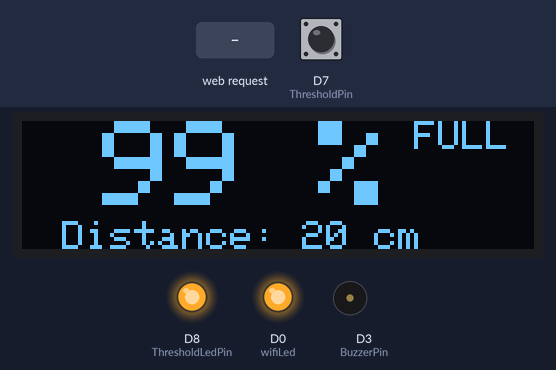
The sketch below on a simulated ESP8266 (NodeMCU). Shown: 128×32 one-colour display, output pins drawn as LEDs (lit = HIGH), buzzer (waves = sounding, pin HIGH). Inputs (shaded band) come from the test bench; at power-on: D7 (ThresholdPin) HIGH. WiFi joins after 1.5 s; servers stay silent unless stated; what the sketch prints to the serial monitor is not drawn.

Above: at 3.7 s.
3.8 s: HTTP request GET /waterLevelAsPer received
5.3 s: HTTP request GET /distance received
6.8 s: HTTP request GET /threshold received
Timing chart, 0 to 9.8 s (numbered marks = the images above; inputs shaded):
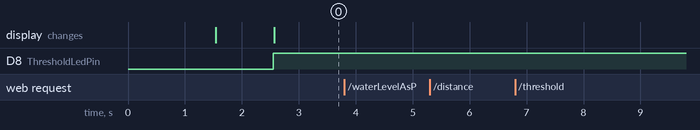

The sketch:

main.ino
```cpp
/*
 * Example
 *
 * If you encounter any issues:
 * - check the readme.md at https://github.com/sinricpro/esp8266-esp32-sdk/blob/master/README.md
 * - ensure all dependent libraries are installed
 * - see https://github.com/sinricpro/esp8266-esp32-sdk/blob/master/README.md#arduinoide
 * - see https://github.com/sinricpro/esp8266-esp32-sdk/blob/master/README.md#dependencies
 * - open serial monitor and check whats happening
 * - check full user documentation at https://sinricpro.github.io/esp8266-esp32-sdk
 * - visit https://github.com/sinricpro/esp8266-esp32-sdk/issues and check for existing issues or open a new one
 */

 // Custom devices requires SinricPro ESP8266/ESP32 SDK 2.9.6 or later

// Uncomment the following line to enable serial debug output
//#define ENABLE_DEBUG

/* Fill-in your Template ID (only if using Blynk.Cloud) */
#define BLYNK_TEMPLATE_ID "TMPL34xHrxouP"
#define BLYNK_TEMPLATE_NAME "Water Level Monitoring With ESP8266"
#define BLYNK_AUTH_TOKEN "P8Hwq-6EJlu8ge90TbW1lI-tCidvK1CY"

#ifdef ENABLE_DEBUG
  #define DEBUG_ESP_PORT Serial
  #define NODEBUG_WEBSOCKETS
  #define NDEBUG
#endif

#include <Arduino.h>
#ifdef ESP8266
  #include <ESP8266WiFi.h>
  #include <ESPAsyncTCP.h>
  #include <ESPAsyncWebServer.h>//#include "ESPAsyncWebSrv.h"
  #include <WebSerialLite.h>
#endif
#ifdef ESP32
  #include <WiFi.h>
#endif

#include <AsyncElegantOTA.h>
#include <NewPing.h>
#include <SinricPro.h>
#include "WaterLevelIndicator.h"
#include <Adafruit_SSD1306.h>
#include <BlynkSimpleEsp8266.h>

#define APP_KEY    "ad04dc1c-be73-4cc7-922f-cf4c131265ef"
#define APP_SECRET "1b7bb02f-d326-4219-b3f3-b22bc82d6601-52a58116-fb53-4e43-95a0-b11bb1c2acb9"
#define DEVICE_ID  "65a559e4ccc93539a124099b"

#define SSID       "Home_Network"//"JioFi3_5CC044_Asish"//"Home_Network"
#define PASS       "NetworkAdmin"//"Aishani2018"//"NetworkAdmin"

#define BAUD_RATE  115200

#define EVENT_WAIT_TIME   30000 // send event every 30 seconds

#if defined(ESP8266)
  const int trigPin = 12; //D6
  const int echoPin = 14; //D5
#elif defined(ESP32)
  const int trigPin = 5;
  const int echoPin = 18;
#elif defined(ARDUINO_ARCH_RP2040)
  const int trigPin = 15;
  const int echoPin = 14;
#endif

#define wifiLed    D0
#define BuzzerPin  D3
#define ThresholdPin  D7 //for stopping sensor reading at min distance i.e. 20cm
#define ThresholdLedPin  D8
#define VPIN_WATER_LEVEL    V1 ////for blynk app
#define VPIN_DISTANCE    V2 //for blynk app
#define VPIN_THRESHOLD    V3 //for blynk app

char auth[] = BLYNK_AUTH_TOKEN;

const int EMPTY_TANK_HEIGHT = 90; // Height when the tank is empty - dhalai top 104, dhalai bottom - 92
const int FULL_TANK_HEIGHT  =  20; // Height when the tank is full - tank bottom to balloon - 81, dhalai top to balloon 10 //waterproof sensor min measure distance 20cm

WaterLevelIndicator &waterLevelIndicator = SinricPro[DEVICE_ID];

#define SCREEN_WIDTH 128 // OLED display width, in pixels
#define SCREEN_HEIGHT 32 // OLED display height, in pixels

// Declaration for an SSD1306 display connected to I2C (SDA, SCL pins)
#define OLED_RESET     -1 // Reset pin # (or -1 if sharing Arduino reset pin)
Adafruit_SSD1306 display(SCREEN_WIDTH, SCREEN_HEIGHT, &Wire, OLED_RESET);

// Create AsyncWebServer object on port 80
// Set your access point network credentials
const char* ap_ssid = "ESP8266-Basement-Access-Point";
const char* ap_password = "123456789";
AsyncWebServer server(80);

long duration;
long distanceInCm;
int waterLevelAsPer;
int lastWaterLevelAsPer;
long lastDistanceInCm;
bool thresholdHit = false;

NewPing sonar(trigPin, echoPin, 200); // NewPing setup of pins and maximum distance.

// RangeController
void updateRangeValue(int value) {
  waterLevelIndicator.sendRangeValueEvent("rangeInstance1", value);
}

// PushNotificationController
void sendPushNotification(String notification) {
  waterLevelIndicator.sendPushNotification(notification);
}

void handleSensor() {
  if (SinricPro.isConnected() == false) {
    Serial.printf("SinricPro is disconnected. Please check!\r\n");
    WebSerial.println("SinricPro is disconnected. Please check!");
  }

  if(Blynk.connected() == false) {
    Serial.printf("Blynk is disconnected. Please check!\r\n");
    WebSerial.println("Blynk is disconnected. Please check!");
  }

  static unsigned long last_millis;
  unsigned long        current_millis = millis();
  if (last_millis && current_millis - last_millis < EVENT_WAIT_TIME) return; // Wait untill 30 secs
  last_millis = current_millis;

  if(digitalRead(ThresholdPin) == HIGH){
    Serial.println("Water level has reached 20cm from sensor. Sensor will not take reading anymore.");
    WebSerial.println("Water level has reached 20cm from sensor. Sensor will not take reading anymore.");
    distanceInCm = FULL_TANK_HEIGHT; // set full tank height
    digitalWrite(ThresholdLedPin, HIGH); // glow led
    Blynk.virtualWrite(VPIN_THRESHOLD, 1);
    thresholdHit = true;

    if(lastDistanceInCm == distanceInCm) return; // lets skip exec from 2nd iteration onwards
  }
  else {
    digitalWrite(ThresholdLedPin, LOW); // off threshold led
    Blynk.virtualWrite(VPIN_THRESHOLD, 0);
    thresholdHit = false;

    duration = sonar.ping_median(30);
    distanceInCm = duration / 29 / 2;

    Serial.printf("sonar ping median duration: ==> %d\r\n", duration);
    WebSerial.printf("sonar ping median duration: ==> %d\r\n ", duration);

    if(distanceInCm <= 0) {
      Serial.printf("Invalid reading: %d..\r\n", distanceInCm);
      WebSerial.printf("Invalid reading: %d..\r\n", distanceInCm);
      return;
    }

    if(lastDistanceInCm == distanceInCm) {
      Serial.printf("Water level did not change. do nothing...!\r\n");
      WebSerial.println("Water level did not change. do nothing...!");
      return;
    }

    int change = abs(lastDistanceInCm - distanceInCm);
    if(change < 1) {
      Serial.println("Too small change in water level (waves?). Ignore...");
      WebSerial.println("Too small change in water level (waves?). Ignore...");
      return;
    }
  }

  Serial.printf("distanceInCm: %d\r\n", distanceInCm);
  WebSerial.printf("distanceInCm: %d..\r\n", distanceInCm);

  lastDistanceInCm = distanceInCm;
  waterLevelAsPer = map((int)distanceInCm ,EMPTY_TANK_HEIGHT, FULL_TANK_HEIGHT, 0, 100);
  waterLevelAsPer = constrain(waterLevelAsPer, 1, 100);

  Serial.printf("Distance (cm): %d. %d%%\r\n", distanceInCm, waterLevelAsPer);
  WebSerial.printf("Distance (cm): %d. %d%%\r\n", distanceInCm, waterLevelAsPer);

  /* Update distance on server */
  Blynk.virtualWrite(VPIN_DISTANCE, distanceInCm);
  displayData();

  /* only play buzzer when water level changes in percentage */
  if(lastWaterLevelAsPer != waterLevelAsPer) {
    /* Update water level on server */
    updateRangeValue(waterLevelAsPer);
    Blynk.virtualWrite(VPIN_WATER_LEVEL, waterLevelAsPer);

  /* Send a push notification if the water level is too low! */
    if(waterLevelAsPer < 5) {
      sendPushNotification("Water level is too low!");
      controlBuzzer(300);
      delay(100);
      controlBuzzer(300);
      delay(100);
      controlBuzzer(300);
      delay(100);
    }

    /* when water level reaches 100 %*/
    if(waterLevelAsPer >= 100) {
      controlBuzzer(700);
      delay(400);
      controlBuzzer(700);
      delay(400);
      controlBuzzer(700);
      delay(400);
    }
  }
  else {
    Serial.printf("Water level did not changed in Percentage. do nothing...!\r\n");
    WebSerial.printf("Water level did not changed in Percentage. do nothing...!\r\n");
  }
}

void controlBuzzer(int duration){
  digitalWrite(BuzzerPin, HIGH);
  Serial.println(" BuzzerPin HIT");
  WebSerial.println(" BuzzerPin HIT");
  delay(duration);
  digitalWrite(BuzzerPin, LOW);
}

/*********
 * Setup *
 *********/

 void setupHttpServer(){
  server.on("/waterLevelAsPer", HTTP_GET, [](AsyncWebServerRequest *request){
    Serial.println("waterLevelAsPer api endpoint hit…");
    request->send_P(200, "text/plain", String(waterLevelAsPer).c_str());
  });

  server.on("/distance", HTTP_GET, [](AsyncWebServerRequest *request){
    Serial.println("distance api endpoint hit…");
    request->send_P(200, "text/plain",  String(distanceInCm).c_str());
  });

  server.on("/threshold", HTTP_GET, [](AsyncWebServerRequest *request){
    Serial.println("threshold api endpoint hit…");
    request->send_P(200, "text/plain",  String(thresholdHit).c_str());
  });

  server.on("/test", HTTP_GET, [](AsyncWebServerRequest *request){
    Serial.println("test api endpoint hit…");
    request->send_P(200, "text/plain", "This is test message");
  });

  server.on("/", HTTP_GET, [](AsyncWebServerRequest *request) {
    request->send(200, "text/plain", "Hi! I'm water tank sensor server. You can upload new compiled binary (sketch -> export compiled binary menu) using ip/update url on the browser.");
  });

  AsyncElegantOTA.begin(&server);    // Start AsyncElegantOTA
  // WebSerial is accessible at "<IP Address>/webserial" in browser
  WebSerial.begin(&server);
  /* Attach Message Callback */
  WebSerial.onMessage(recvMsg);
  // Start server
  server.begin();
 }

void setupSensor() {
  pinMode(trigPin, OUTPUT);
  pinMode(echoPin, INPUT);
}

void setupSinricPro() {
  SinricPro.onConnected([]{ Serial.printf("[SinricPro]: Connected\r\n"); WebSerial.println("[SinricPro]: Connected"); });
  SinricPro.onDisconnected([]{ Serial.printf("[SinricPro]: Disconnected\r\n"); WebSerial.println("[SinricPro]: Connected"); });
  SinricPro.begin(APP_KEY, APP_SECRET);
}

void setupNodeMCU(){
  pinMode(wifiLed, OUTPUT);
  pinMode(BuzzerPin, OUTPUT);
  pinMode(ThresholdPin, INPUT_PULLUP);
  pinMode(ThresholdLedPin, OUTPUT);
}

void setupVariables(){
  lastWaterLevelAsPer = 0;
  lastDistanceInCm = 0;
}

void setupDisplay(){
  if(!display.begin(SSD1306_SWITCHCAPVCC, 0x3C)) {
    Serial.println(F("SSD1306 allocation failed"));
    WebSerial.println(F("SSD1306 allocation failed"));
    for(;;);
  }
  delay(1000);
  display.setTextSize(1);
  display.setTextColor(WHITE);
  display.clearDisplay();
}

void displayData(){
  display.clearDisplay();
  display.setTextSize(3);
  if(waterLevelAsPer >= 100){
    display.setCursor(0,0);
  } else if (waterLevelAsPer <= 9) {
    display.setCursor(30,0);
  } else {
    display.setCursor(20,0);
  }
  display.print(waterLevelAsPer);
  display.print(" ");
  display.print("%");
  display.setTextSize(1);
  display.print(" FULL");
  display.setTextSize(1);
  display.setCursor(10,25);
  display.print("Distance: ");
  display.print(distanceInCm);
  display.print(" ");
  display.print("cm");
  display.display();
}

BlynkTimer timer;
void setupBlynk(){
  timer.setInterval(60000L, checkBlynkStatus); // check if Blynk server is connected every 1 mins
  Blynk.config(auth);
  checkBlynkStatus();
}

void setupWiFi() {
  #if defined(ESP8266)
    WiFi.setSleepMode(WIFI_NONE_SLEEP);
    WiFi.setAutoReconnect(true);
  #elif defined(ESP32)
    WiFi.setSleep(false);
    WiFi.setAutoReconnect(true);
  #endif

  WiFi.mode(WIFI_AP_STA);
  // Setting the ESP as an access point
  Serial.print("[WiFi]: Setting AP (Access Point)…");
  // Remove the password parameter, if you want the AP (Access Point) to be open
  if(WiFi.softAP(ap_ssid,ap_password,1,false)==true)
  {
    Serial.print("[WiFi]: Access Point is Created with SSID: ");
    Serial.println(ap_ssid);
    Serial.print("[WiFi]: Access Point IP: ");
    Serial.println(WiFi.softAPIP());
  }
  else
  {
    Serial.println("[WiFi]: Unable to Create Access Point");
  }

  WiFi.begin(SSID, PASS);
  Serial.printf("[WiFi]: Connecting to %s", SSID);
  WebSerial.printf("[WiFi]: Connecting to %s", SSID);
  while (WiFi.status() != WL_CONNECTED) {
    Serial.printf(".");
    WebSerial.printf(".");
    delay(250);
  }

  Serial.println("");
  Serial.print("[WiFi]: Connected to ");
  Serial.println(SSID);
  Serial.print("[WiFi]: IP address: ");
  Serial.println(WiFi.localIP());

  WebSerial.println("");
  WebSerial.print("[WiFi]: Connected to ");
  WebSerial.println(SSID);
  WebSerial.print("[WiFi]: IP address: ");
  WebSerial.println(WiFi.localIP());
}

void checkBlynkStatus() { // called every 3 seconds by SimpleTimer

  bool isconnected = Blynk.connected();
  if (isconnected == false) {
    Serial.println("[Blynk]: Not Connected");
    WebSerial.println("[Blynk]: Not Connected");
    digitalWrite(wifiLed, HIGH);
  }
  if (isconnected == true) {
    digitalWrite(wifiLed, LOW);
    Serial.println("[Blynk]: Connected");
    WebSerial.println("[Blynk]: Connected");
  }
}

/* Message callback of WebSerial */
void recvMsg(uint8_t *data, size_t len){
  WebSerial.println("Received Data...");
  String d = "";
  for(int i=0; i < len; i++){
    d += char(data[i]);
  }
  WebSerial.println(d);
}

void setup() {
  Serial.begin(BAUD_RATE);
  setupVariables();
  setupSensor();
  setupNodeMCU();
  setupWiFi();
  setupHttpServer();
  setupSinricPro();
  setupBlynk();
  setupDisplay();
}

BLYNK_CONNECTED() {
  Blynk.syncVirtual(VPIN_WATER_LEVEL);
  Blynk.syncVirtual(VPIN_DISTANCE);
}

/********
 * Loop *
 ********/

void loop() {
  handleSensor();
  SinricPro.handle();
  Blynk.run();
  timer.run(); // Initiates SimpleTimer
  AsyncElegantOTA.loop();
}
```

WaterLevelIndicator.h
```cpp
#ifndef _WATERLEVELINDICATOR_H_
#define _WATERLEVELINDICATOR_H_

#include <SinricProDevice.h>
#include <Capabilities/RangeController.h>
#include <Capabilities/PushNotification.h>

class WaterLevelIndicator
: public SinricProDevice
, public RangeController<WaterLevelIndicator>
, public PushNotification<WaterLevelIndicator> {
  friend class RangeController<WaterLevelIndicator>;
  friend class PushNotification<WaterLevelIndicator>;
public:
  WaterLevelIndicator(const String &deviceId) : SinricProDevice(deviceId, "WaterLevelIndicator") {};
};

#endif
```

Measured:
- after the input at 3.8 s, every drawn part: stays the same
- after the input at 5.3 s, every drawn part: stays the same
- after the input at 6.8 s, every drawn part: stays the same
